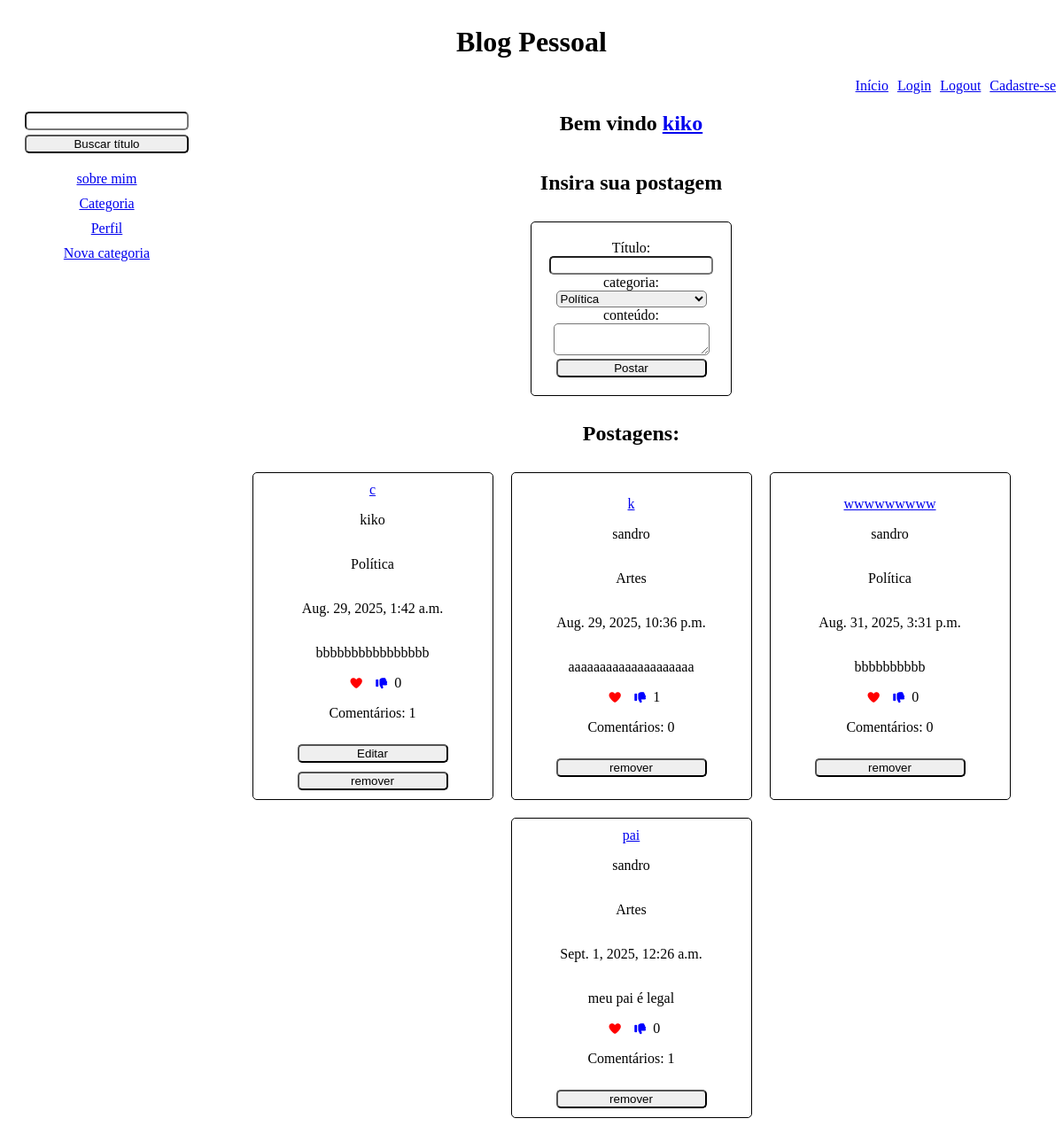
The page / (signed in) on the database as committed earlier.
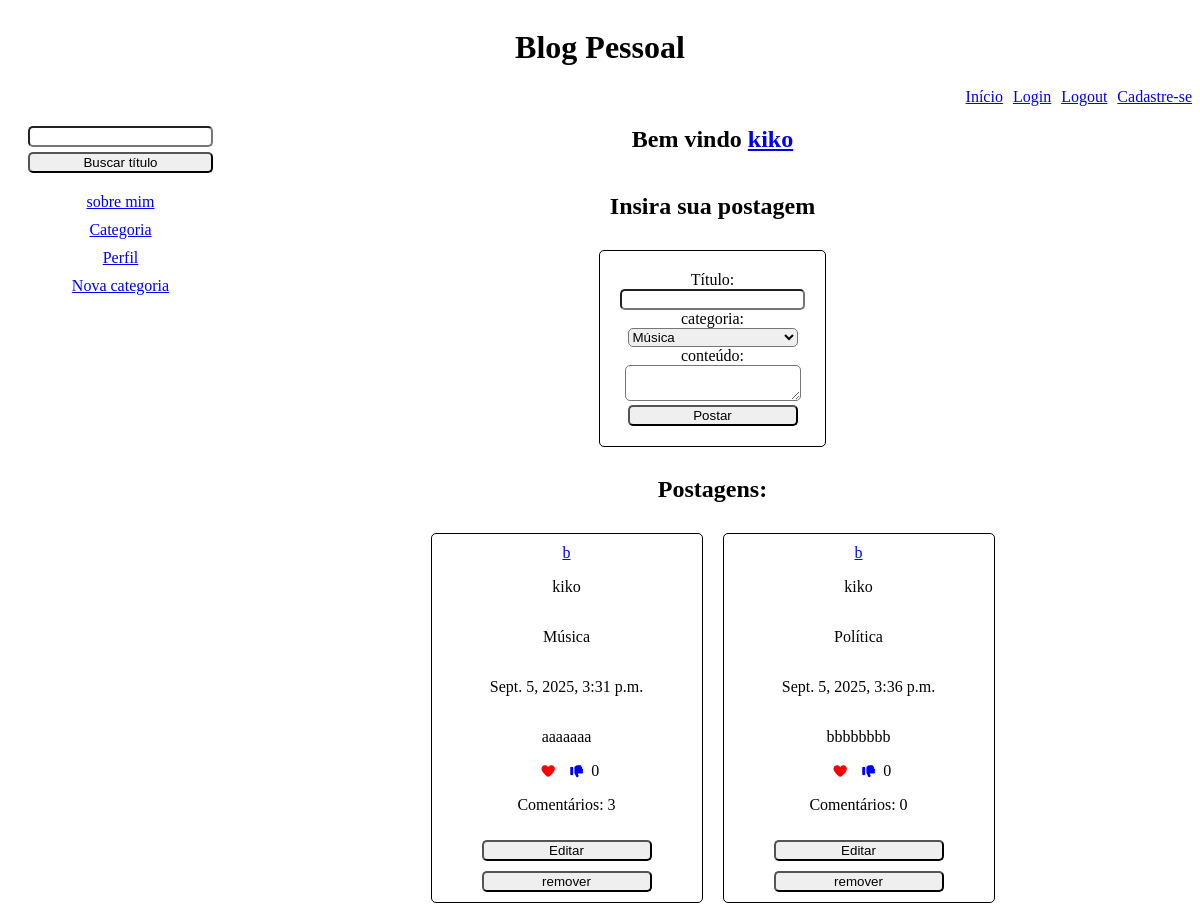
The same page on the database as committed later.
### blog/models.py (models this page shows, shortened)
class Post(models.Model):
    titulo = models.CharField(max_length=64)
    categoria = models.ForeignKey(
        Categoria, on_delete=models.CASCADE, related_name="postsCategoria")
    conteudo = models.CharField(max_length=1000)
    usuario = models.ForeignKey(
        User, on_delete=models.CASCADE, related_name="postsUsuario")
    dataPostagem = models.DateTimeField()
    likes = models.ManyToManyField(User, blank=True, related_name="likesUsuario", null=True)

class Categoria(models.Model):
    nome = models.CharField(max_length=64)
    usuario = models.ForeignKey(
        User, on_delete=models.CASCADE, related_name="categoriasUsuario")
    def __str__(self):
        return f"{self.nome}"

### blog/views.py (the view)
# urls.py: path('', views.index, name="index"),
def index(request):
    if request.user.is_authenticated:
        categorias = Categoria.objects.all()
        postagens = Post.objects.all()
        return render(request, 'blog/index.html', {"categorias": categorias, "postagens": postagens, })
    return HttpResponseRedirect(reverse('login'))

### blog/templates/blog/index.html (shortened to what this page needs)
{% extends 'blog/layout.html' %}
{% block body %}
<div class="apresentacao">
    {% if request.user.is_authenticated %}
    <h2>Bem vindo <a href="{% url 'perfil' %}">{{user.username}}</a></h2>
    {% endif %}
</div>
<div class="inserirPostagem">
    <div class="iptitulo">
        <h2>Insira sua postagem</h2>
    </div>
    <div class="ipform">
        <form action="{% url 'post' %}" method="post">
            <label>Título:</label><br>
            <input type="text" name="tituloPost"><br>
            <label>categoria:</label><br>
            <select name="categoriaPost">
                {% for c in categorias %}
                <option value="{{c.id}}" name="categoriaPost">{{c.nome}}</option>
                {% endfor %}
            </select>
            <br>
            <label>conteúdo:</label><br>
            <textarea name="conteudoPost"></textarea><br>
            <button type="submit">Postar</button>
        </form>
    </div>
</div>
<div>
    <div class="ipp">
        <h2>Postagens:</h2>
    </div>
    <div class="postagens">
        {% for p in postagens %}
        <div class="postagem">
            <a href="{% url 'postagemView' p.id %}">{{p.titulo}}</a>
            <p>{{p.usuario}}</p>
            <p>{{p.categoria}}</p>
            <p>{{p.dataPostagem}}</p>
            <p>{{p.conteudo}}</p>
            <div class="btnPostagensPai">
                <form action="{% url 'likes' p.id %}" method="post">
                    <button type="submit" style="border:none; background-color: white;"><i class="fas fa-heart"
                            style="color:red;"></i></button>
                </form>
                <form action="{% url 'deslike' p.id %}" method="post">
                    <button type="submit" style="background-color: white; border:none"><i class="fas fa-thumbs-down"
                            style="color:blue"></i></button>
                </form>
                {{ p.likes.count }}
            </div>
            <p>Comentários: {{ p.p.count }}</p>
            <div id="btnPostagens">
                <div>
                    {% if p.usuario == request.user %}
                    <button class="jsBtnAtualizar" data-id="{{p.id}}" data-titulo="{{p.titulo}}"
                        data-categoria="{{p.categoria.id}}" data-conteudo="{{p.conteudo}}"
                        id="btnAtualizar">Editar</button>
                    {% endif %}
                </div>
                <div>
                    <form action="{% url 'remover1' p.id %}">
                        <button type="submit" class="btnRemover">remover</button>
                    </form>
                </div>
            </div>
        </div>
        {% endfor %}
    </div>
</div>
{% endblock %}

### blog/templates/blog/layout.html (shortened to what this page needs)
{% load static %}
<!DOCTYPE html>
<html lang="en">
<head>
    <link rel="stylesheet" href="https://cdnjs.cloudflare.com/ajax/libs/font-awesome/7.0.0/css/all.min.css"
 />
    <link rel="stylesheet" href="{% static 'blog/estilo.css' %}">
</head>
<body>
    <div>
        <header class="tituloPrincipal">
            <h1>Blog Pessoal</h1>
        </header>
    </div>
    <div class="menuPrincipal">
        <a href="{% url 'index' %}">Início</a>
        <a href="{% url 'login' %}">Login</a>
        <a href="{% url 'logout' %}">Logout</a>
        <a href="{% url 'register'%}">Cadastre-se</a>
    </div>
    <div class="responsivo">
        <div class="coluna">
            <div class="pesquisaPost">
                <form action="{% url 'buscarTituloPostagem' %}" method="post" id="formBusca">
                    <input type="text " name="tituloPostBuscado">
                    <button type="submit">Buscar título</button>
                </form>
            </div>
            <div>
                <nav id="menuSecundario">
                    <a href="{% url 'apresentacao' %}">sobre mim</a>
                    <a href="{% url 'mostrarCategorias' %}">Categoria</a>
                    <a href="{% url 'perfil' %}">Perfil</a>
                    <a href="{% url 'categoria' %}">Nova categoria</a>
                </nav>
            </div>
        </div>
        <div class="corpo">
            {% block body %}{% endblock %}
        </div>
    </div>
</body>
</html>

### blog/static/blog/estilo.css (style rules this page uses)
.btnPostagensPai { display: flex; flex-direction: row; }
.tituloPrincipal { display: flex; justify-content: center; }
.menuPrincipal { display: flex; justify-content: center; gap: 10px; }
.pesquisaPost { display: flex; justify-content: center; margin: 10px; padding: 10px; }
#formBusca { display: flex; flex-direction: center; gap: 5px; }
input, button, textarea, select { border-radius: 5px; }
#menuSecundario { display: flex; justify-content: center; gap: 10px; }
.corpo { display: flex; flex-direction: column; width: 100%; }
.corpo>.apresentacao { display: flex; justify-content: center; }
.iptitulo, .ipform, .aptitulo, .apform, .ipp, #mensagemLogin, #tituloLogin, #formLogin, .tituloRegister, .formRegister, #tituloAddCategoria, #formAddCategoria, #tituloAtualizarCategoria, #formAtualizarCategoria, #tituloCategorias, .tituloPerfilPostagens, .tituloCategoriasList, .tituloEditarPerfil, .p6 { display: flex; justify-content: center; }
.ipform>form, .apform>form { border: 1px solid black; border-radius: 5px; margin: 10px; padding: 20px; text-align: center; }
.ipform>form>select, .ipform>form>textarea, .ipform>form>button, .apform>form>select, .apform>form>textarea, .apform>form>button { width: 170px; }
.postagens { display: flex; flex-wrap: wrap; justify-content: center; }
.postagens { display: flex; flex-direction: row; flex-wrap: wrap; justify-content: center; }
.postagem { border: 1px solid black; border-radius: 5px; margin: 10px; padding: 10px; text-align: center; width: 250px; }
.btnPostagensPai { display: flex; justify-content: center; }
#btnLogin, #btnRegister, #btnAtualizar, .btnRemover, .apform#btnAtualizar, #btnConfRem1, #btnConfRem2 { width: 170px; }
#btnPostagens { display: flex; justify-content: center; flex-direction: column; }
@media (min-width:768px) { .responsivo { display: flex; flex-direction: row; } }
@media (min-width:768px) { #formBusca { display: flex; flex-direction: column; } }
@media (min-width:768px) { #formBusca>button { margin: 0; } }
@media (min-width:768px) { .menuPrincipal { display: flex; justify-content: flex-end; } }
@media (min-width:768px) { #menuSecundario { display: flex; flex-direction: column; text-align: center; } }
@media (min-width:768px) { .corpo>.apresentacao { display: flex; justify-content: center; } }
@media (min-width:768px) { .postagens { display: flex; flex-direction: row; flex-wrap: wrap; justify-content: center; } }
@media (min-width:768px) { .postagem { display: flex; flex-direction: column; flex-wrap: wrap; justify-content: center; border: 1px solid black; border-radius: 5px; margin: 10px; padding: 10px; width: 250px; } }
@media (min-width:768px) { #btnLogin, #btnRegister, #btnAtualizar, .btnRemover { margin-top: 10px; width: 170px; } }

Rows that differ between the two databases and show on the page:
removed Post: titulo "c", usuario "kiko", categoria "Política", dataPostagem "Aug. 29, 2025, 1:42 a.m.", conteudo "bbbbbbbbbbbbbbbb", likes.count "0", p.count "1"
removed Post: titulo "k", usuario "sandro", categoria "Artes", dataPostagem "Aug. 29, 2025, 10:36 p.m.", conteudo "aaaaaaaaaaaaaaaaaaaa", likes.count "1", p.count "0"
removed Post: titulo "wwwwwwwww", usuario "sandro", categoria "Política", dataPostagem "Aug. 31, 2025, 3:31 p.m.", conteudo "bbbbbbbbbb", likes.count "0", p.count "0"
removed Post: titulo "pai", usuario "sandro", categoria "Artes", dataPostagem "Sept. 1, 2025, 12:26 a.m.", conteudo "meu pai é legal", likes.count "0", p.count "1"
added Post: titulo "b", usuario "kiko", categoria "Música", dataPostagem "Sept. 5, 2025, 3:31 p.m.", conteudo "aaaaaaa", likes.count "0", p.count "3"
added Post: titulo "b", usuario "kiko", categoria "Política", dataPostagem "Sept. 5, 2025, 3:36 p.m.", conteudo "bbbbbbbb", likes.count "0", p.count "0"
Other text that changed with them:
form field categoriaPost: "Política" → "Música"
